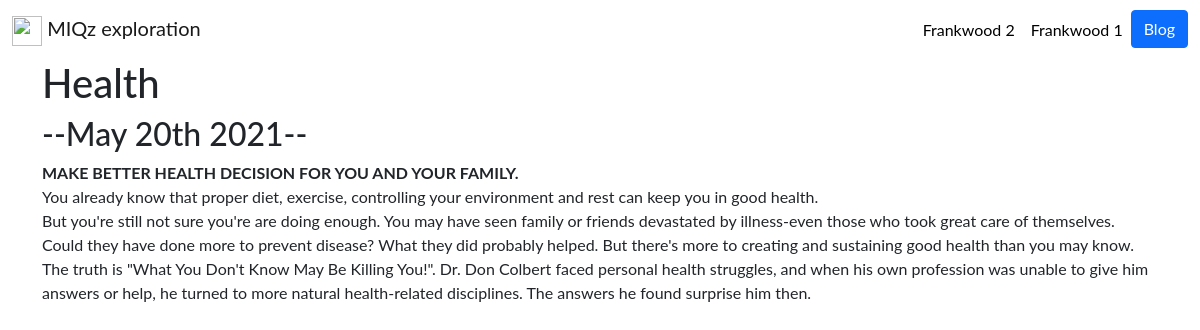
Page /blog/1/ on the committed database.
### blog/models.py (models this page shows)
class Blog(models.Model):
    title = models.CharField(max_length=200)
    description = models.TextField()
    date = models.DateField()

### blog/views.py (the view)
# urls.py: path('<int:blog_id>/', views.detail, name='detail'),
def detail(request, blog_id):
    blog = get_object_or_404(Blog, pk=blog_id)
    return render(request, 'blog/detail.html',{'blog':blog})

### blog/templates/blog/detail.html
{% extends 'portfolio/base.html' %}
{% block content %}
<h1>{{ blog.title }}</h1>
<h2>--{{ blog.date|date:'F jS Y' }}--</h2>
{{ blog.description|safe }}
{% endblock %}

### portfolio/static/portfolio/custom.css (style rules this page uses)
body { font-family: 'Lato', sans-serif; }

### rows in the picture
Blog: title "Health", date "May 20th 2021", description "MAKE BETTER HEALTH DECISION FOR YOU AND YOUR FAMILY. You already know that proper diet, exercise, controlling your environment and rest can keep you in good health. But you're still not sure you're are doing enough. You may have seen family or friends devastated by illness-even those who took great care of themselves. Could they have done more to prevent disease? What they did probably helped. But there's more to creating and sustaining good health than you may know. The truth is \"What You Don't Know May Be Killing You!\". Dr. Don Colbert faced personal health struggles, and when his own profession was unable to give him answers or help, he turned to more natural health-related disciplines.…"
